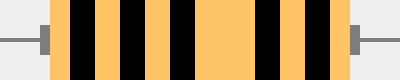
<?xml version="1.0" encoding="UTF-8"?>
<ui version="4.0">
 <class>ResistorWidget</class>
 <widget class="QWidget" name="ResistorWidget">
  <property name="geometry">
   <rect>
    <x>0</x>
    <y>0</y>
    <width>400</width>
    <height>80</height>
   </rect>
  </property>
  <property name="windowTitle">
   <string>Form</string>
  </property>
  <property name="styleSheet">
   <string notr="true"/>
  </property>
  <widget class="QLabel" name="body">
   <property name="geometry">
    <rect>
     <x>50</x>
     <y>0</y>
     <width>300</width>
     <height>80</height>
    </rect>
   </property>
   <property name="styleSheet">
    <string notr="true">background-color: rgb(255, 196, 101);</string>
   </property>
   <property name="frameShape">
    <enum>QFrame::Shape::NoFrame</enum>
   </property>
   <property name="frameShadow">
    <enum>QFrame::Shadow::Raised</enum>
   </property>
   <property name="text">
    <string/>
   </property>
   <property name="indent">
    <number>-1</number>
   </property>
  </widget>
  <widget class="QLabel" name="label_2">
   <property name="geometry">
    <rect>
     <x>0</x>
     <y>38</y>
     <width>50</width>
     <height>4</height>
    </rect>
   </property>
   <property name="styleSheet">
    <string notr="true">background-color: rgb(125, 125, 125);</string>
   </property>
   <property name="text">
    <string/>
   </property>
  </widget>
  <widget class="QLabel" name="label_3">
   <property name="geometry">
    <rect>
     <x>350</x>
     <y>38</y>
     <width>50</width>
     <height>4</height>
    </rect>
   </property>
   <property name="styleSheet">
    <string notr="true">background-color: rgb(125, 125, 125);</string>
   </property>
   <property name="text">
    <string/>
   </property>
  </widget>
  <widget class="QLabel" name="label_4">
   <property name="geometry">
    <rect>
     <x>350</x>
     <y>25</y>
     <width>10</width>
     <height>30</height>
    </rect>
   </property>
   <property name="styleSheet">
    <string notr="true">background-color: rgb(125, 125, 125);</string>
   </property>
   <property name="text">
    <string/>
   </property>
  </widget>
  <widget class="QLabel" name="label_5">
   <property name="geometry">
    <rect>
     <x>40</x>
     <y>25</y>
     <width>10</width>
     <height>30</height>
    </rect>
   </property>
   <property name="styleSheet">
    <string notr="true">background-color: rgb(125, 125, 125);</string>
   </property>
   <property name="text">
    <string/>
   </property>
  </widget>
  <widget class="QLabel" name="band_1">
   <property name="geometry">
    <rect>
     <x>70</x>
     <y>0</y>
     <width>25</width>
     <height>80</height>
    </rect>
   </property>
   <property name="styleSheet">
    <string notr="true">background-color: rgb(0, 0, 0);</string>
   </property>
   <property name="text">
    <string/>
   </property>
  </widget>
  <widget class="QLabel" name="band_2">
   <property name="geometry">
    <rect>
     <x>120</x>
     <y>0</y>
     <width>25</width>
     <height>80</height>
    </rect>
   </property>
   <property name="styleSheet">
    <string notr="true">background-color: rgb(0, 0, 0);</string>
   </property>
   <property name="text">
    <string/>
   </property>
  </widget>
  <widget class="QLabel" name="band_3">
   <property name="geometry">
    <rect>
     <x>170</x>
     <y>0</y>
     <width>25</width>
     <height>80</height>
    </rect>
   </property>
   <property name="styleSheet">
    <string notr="true">background-color: rgb(0, 0, 0);</string>
   </property>
   <property name="text">
    <string/>
   </property>
  </widget>
  <widget class="QLabel" name="band_4">
   <property name="geometry">
    <rect>
     <x>255</x>
     <y>0</y>
     <width>25</width>
     <height>80</height>
    </rect>
   </property>
   <property name="styleSheet">
    <string notr="true">background-color: rgb(0, 0, 0);</string>
   </property>
   <property name="text">
    <string/>
   </property>
  </widget>
  <widget class="QLabel" name="band_5">
   <property name="geometry">
    <rect>
     <x>305</x>
     <y>0</y>
     <width>25</width>
     <height>80</height>
    </rect>
   </property>
   <property name="styleSheet">
    <string notr="true">background-color: rgb(0, 0, 0);</string>
   </property>
   <property name="text">
    <string/>
   </property>
  </widget>
 </widget>
 <resources/>
 <connections/>
</ui>
